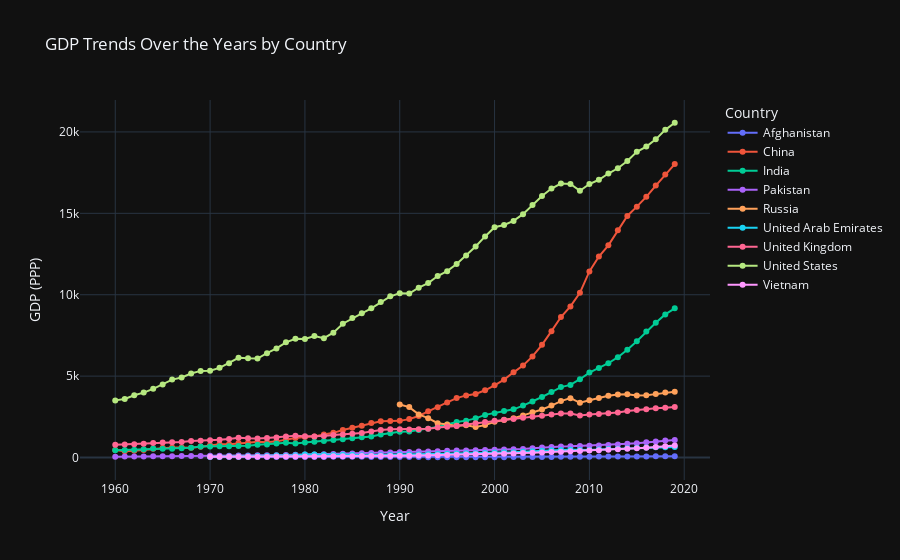

The notebook cell this image was saved under:
### Code cell
import pandas as pd
import plotly.express as px

# Assuming df contains the data and 'country' and 'GDP_rppp' are relevant columns
countries = ['India', 'Pakistan', 'China', 'Afghanistan', 'United Arab Emirates', 'Vietnam', 'United States', 'Russia', 'United Kingdom']

# Filter data for the selected countries
filtered_data = df[df['country'].isin(countries)]

# Create the interactive line plot
fig = px.line(filtered_data, x='year', y='GDP_rppp', color='country', markers=True,
              title='GDP Trends Over the Years by Country')

# Customize layout
fig.update_layout(
    xaxis_title='Year',
    yaxis_title='GDP (PPP)',
    legend_title='Country',
    template='plotly_dark'
)

# Show the plot
fig.show()
